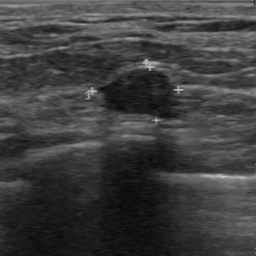
%> input picture Edge Sharpness/Profile intensity/Dataset yang dipakai/BIRADS_2/bus_0191-r.png, 256 x 256 px
$ octave nyobaintheta.m   (GNU Octave 9; MATLAB toolbox functions it lacks are replaced by stand-ins)
%> lines starting %> are read from the running program, lines starting %| are printed output that depends on the picture; in (x1, y1, x2, y2) boxes, pixels count from 0 and x2, y2 are one past the last pixel; in counts of white or black regions, pixels touching at a corner belong together; the program's own positions count from 1
% --- Step 1: Load image dan mask
original_img = imread('D:\TA\Edge Sharpness\Profile intensity\Dataset yang dipakai\BIRADS_2\bus_0191-r.png'); % <- sesuaikan
%> original_img is the input picture: size 256x256 uint8; min 7, max 203, mean 62.1
if size(original_img, 3) == 3
    original_gray = rgb2gray(original_img);
else
    original_gray = original_img;
end

mask = imbinarize(original_gray);  % atau load segmentasi lesi kamu
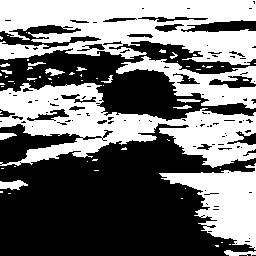
%> mask: size 256x256 logical; 45.1% white; 67 white regions (51 under 20 px), largest, box (x1, y1, x2, y2) and area: (0, 0, 256, 65) 11611, (0, 83, 256, 168) 10128, (159, 163, 256, 250) 4094

% --- Step 2: Deteksi centroid
stats = regionprops(mask, 'Centroid');
%> stats = 67 regions; first 5, Centroid: [131.4 27.2], [1.9 38.5], [5.7 65.7], [1.4 75.2], [2.8 84.6]
centroid = stats.Centroid;
%> centroid = [131.4 27.16]
x_center = centroid(1);
%> x_center = 131.4
y_center = centroid(2);
%> y_center = 27.16

% --- Step 3: Inisialisasi parameter garis radial
num_lines = 12; % misal tiap 30 derajat
theta = linspace(0, 2*pi, num_lines + 1);
theta(end) = [];  % hapus titik ganda di akhir

r_max = 100;
%r_max = max(size(original_gray));  % panjang maksimum garis
profiles = cell(1, num_lines);  % simpan hasil improfile

% --- Step 4: Plot semua garis di gambar asli
figure;
imshow(original_gray, []);
hold on;
for i = 1:num_lines
    x_end = x_center + r_max * cos(theta(i));
    y_end = y_center + r_max * sin(theta(i));

    % Tampilkan garis di gambar
    plot([x_center, x_end], [y_center, y_end], 'g');

    % Ambil intensitas dengan improfile
    profiles{i} = improfile(original_gray, [x_center x_end], [y_center y_end]);
end
%> this loop made 12 passes
%> (x_end, y_end) on passes 1 to 12: (231.4, 27.16), (218, 77.16), (181.4, 113.8), (131.4, 127.2), (81.42, 113.8), (44.82, 77.16), (31.42, 27.16), (44.82, -22.84), (81.42, -59.44), (131.4, -72.84), (181.4, -59.44), (218, -22.84)
%> after the loop, profiles = 12 items
plot(x_center, y_center, 'ro', 'MarkerFaceColor', 'r');  % plot titik pusat
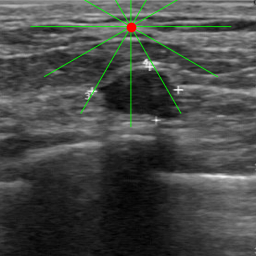
%> figure redrawn from the program's plot data

% --- Step 5: Tampilkan semua kurva intensitas
figure;
hold on;
for i = 1:num_lines
    if ~isempty(profiles{i})
        plot(profiles{i});
    end
end
title('Profil Intensitas Sepanjang Garis Radial');
xlabel('Jarak Sepanjang Garis');
ylabel('Intensitas');
grid on;
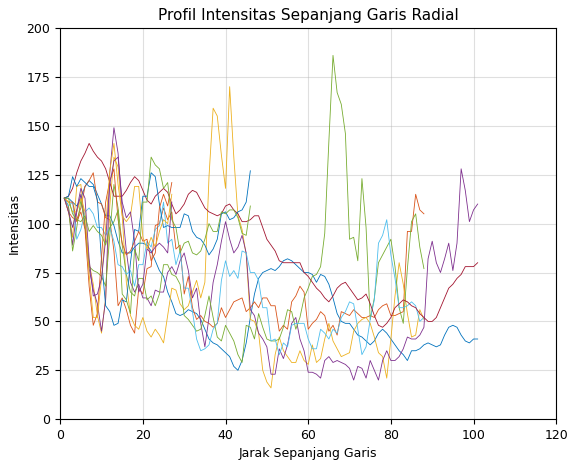
%> figure redrawn from the program's plot data; curve peaks at x = 7, y = 122; curve peaks at x = 8, y = 126; curve peaks at x = 41, y = 170; curve peaks at x = 13, y = 149

$ run again, with Edge Sharpness/Profile intensity/Dataset yang dipakai/BIRADS_2/bus_0855-r.png copied over Edge Sharpness/Profile intensity/Dataset yang dipakai/BIRADS_2/bus_0191-r.png
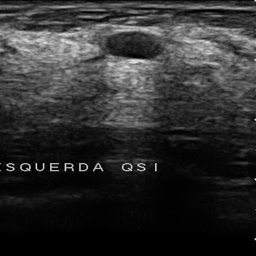
%> input picture Edge Sharpness/Profile intensity/Dataset yang dipakai/BIRADS_2/bus_0855-r.png, 256 x 256 px
%> original_img is the input picture: size 256x256 uint8; min 0, max 229, mean 46.1
%> `mask = imbinarize(original_gray);`:
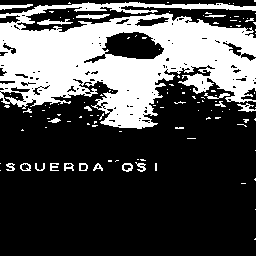
%> mask: size 256x256 logical; 30.4% white; 120 white regions (100 under 20 px), largest, box (x1, y1, x2, y2) and area: (0, 2, 256, 129) 18483, (37, 19, 73, 25) 117, (0, 4, 33, 10) 111
%> stats = 120 regions; first 5, Centroid: [15.1 7.1], [124.8 60.1], [1 55], [1 164], [1 171]
%> centroid = [15.07 7.14]
%> x_center = 15.07
%> y_center = 7.14
%> the loop `for i = 1:num_lines` made 12 passes
%> (x_end, y_end) on passes 1 to 8: (115.1, 7.14), (101.7, 57.14), (65.07, 93.74), (15.07, 107.1), (-34.93, 93.74), (-71.53, 57.14), (-84.93, 7.14), (-71.53, -42.86)
%> after the loop `for i = 1:num_lines`: profiles = 12 items
%> `grid on;`:
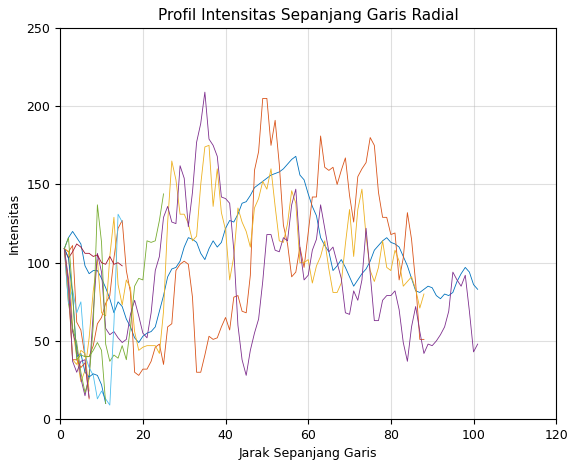
%> figure redrawn from the program's plot data; curve peaks at x = 57, y = 168; curve peaks at x = 49, y = 205; curve peaks at x = 36, y = 175; curve peaks at x = 35, y = 209

$ run again, with Edge Sharpness/Profile intensity/Dataset yang dipakai/BIRADS_2/bus_0872-r.png copied over Edge Sharpness/Profile intensity/Dataset yang dipakai/BIRADS_2/bus_0191-r.png
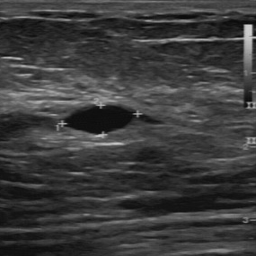
%> input picture Edge Sharpness/Profile intensity/Dataset yang dipakai/BIRADS_2/bus_0872-r.png, 256 x 256 px
%> original_img is the input picture: size 256x256 uint8; min 10, max 209, mean 60
%> `mask = imbinarize(original_gray);`:
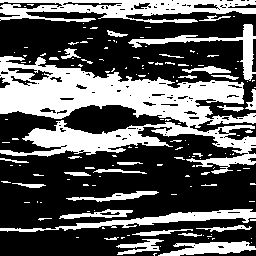
%> mask: size 256x256 logical; 35.6% white; 149 white regions (117 under 20 px), largest, box (x1, y1, x2, y2) and area: (0, 56, 256, 174) 13106, (0, 0, 256, 23) 3375, (0, 209, 256, 232) 1530
%> stats = 149 regions; first 5, Centroid: [125.5 9.5], [120.4 110.5], [14.6 161.4], [157.2 220.6], [6.3 182.5]
%> centroid = [125.5 9.52]
%> x_center = 125.5
%> y_center = 9.52
%> the loop `for i = 1:num_lines` made 12 passes
%> (x_end, y_end) on passes 1 to 8: (225.5, 9.52), (212.1, 59.52), (175.5, 96.12), (125.5, 109.5), (75.51, 96.12), (38.91, 59.52), (25.51, 9.52), (38.91, -40.48)
%> after the loop `for i = 1:num_lines`: profiles = 12 items
%> `grid on;`:
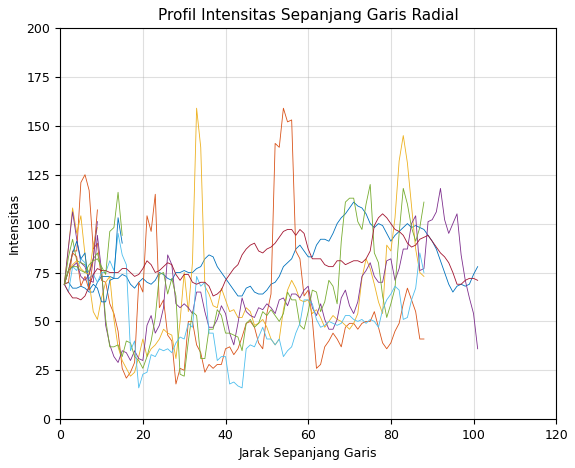
%> figure redrawn from the program's plot data; curve peaks at x = 71, y = 111; curve peaks at x = 54, y = 159; curve peaks at x = 33, y = 159; curve peaks at x = 92, y = 118

$ run again, with Edge Sharpness/Profile intensity/Dataset yang dipakai/BIRADS_2/bus_0873-r.png copied over Edge Sharpness/Profile intensity/Dataset yang dipakai/BIRADS_2/bus_0191-r.png
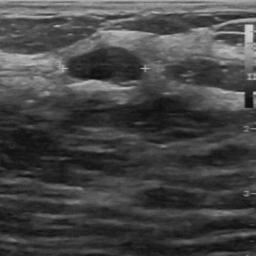
%> input picture Edge Sharpness/Profile intensity/Dataset yang dipakai/BIRADS_2/bus_0873-r.png, 256 x 256 px
%> original_img is the input picture: size 256x256 uint8; min 12, max 208, mean 68.8
%> `mask = imbinarize(original_gray);`:
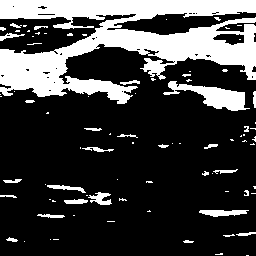
%> mask: size 256x256 logical; 24.8% white; 86 white regions (59 under 20 px), largest, box (x1, y1, x2, y2) and area: (0, 0, 256, 104) 13285, (163, 81, 250, 111) 1068, (199, 210, 249, 217) 241
%> stats = 86 regions; first 5, Centroid: [123.9 42.4], [3.3 29.3], [10.5 36.9], [1 95], [1.5 97]
%> centroid = [123.9 42.36]
%> x_center = 123.9
%> y_center = 42.36
%> the loop `for i = 1:num_lines` made 12 passes
%> (x_end, y_end) on passes 1 to 8: (223.9, 42.36), (210.6, 92.36), (173.9, 129), (123.9, 142.4), (73.95, 129), (37.35, 92.36), (23.95, 42.36), (37.35, -7.64)
%> after the loop `for i = 1:num_lines`: profiles = 12 items
%> `grid on;`:
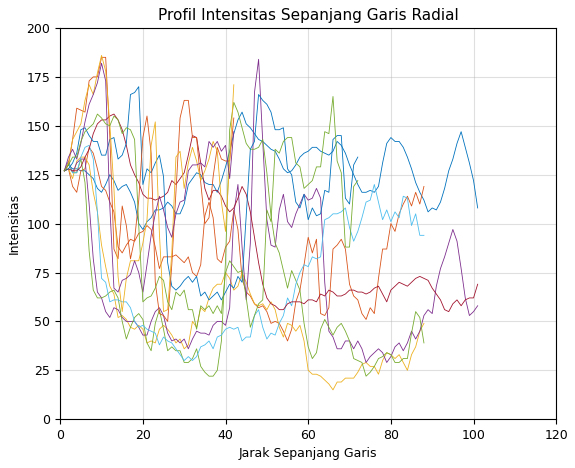
%> figure redrawn from the program's plot data; curve peaks at x = 44, y = 157; curve peaks at x = 7, y = 139; curve peaks at x = 5, y = 134; curve peaks at x = 48, y = 184
